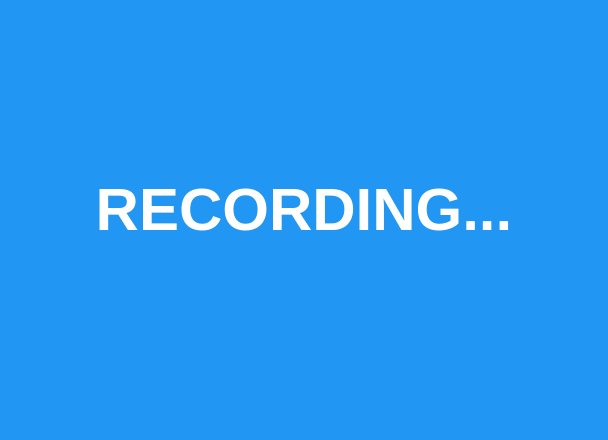
<?xml version="1.0" encoding="UTF-8"?>
<ui version="4.0">
 <class>MainWindow</class>
 <widget class="QMainWindow" name="MainWindow">
  <property name="geometry">
   <rect>
    <x>0</x>
    <y>0</y>
    <width>608</width>
    <height>440</height>
   </rect>
  </property>
  <property name="windowTitle">
   <string>MainWindow</string>
  </property>
  <property name="styleSheet">
   <string notr="true">background-color:#2196F3;</string>
  </property>
  <widget class="QWidget" name="centralwidget">
   <layout class="QHBoxLayout" name="horizontalLayout">
    <item>
     <widget class="QLabel" name="label">
      <property name="font">
       <font>
        <pointsize>45</pointsize>
        <weight>75</weight>
        <bold>true</bold>
       </font>
      </property>
      <property name="styleSheet">
       <string notr="true">background-color:#2196F3;
color:white;</string>
      </property>
      <property name="text">
       <string>RECORDING...</string>
      </property>
      <property name="alignment">
       <set>Qt::AlignCenter</set>
      </property>
     </widget>
    </item>
   </layout>
  </widget>
  <widget class="QMenuBar" name="menubar">
   <property name="geometry">
    <rect>
     <x>0</x>
     <y>0</y>
     <width>608</width>
     <height>29</height>
    </rect>
   </property>
  </widget>
  <widget class="QStatusBar" name="statusbar"/>
 </widget>
 <resources/>
 <connections/>
</ui>
